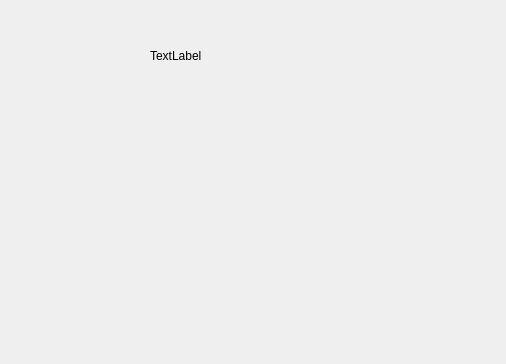
<?xml version="1.0" encoding="UTF-8"?>
<ui version="4.0">
 <class>Connection</class>
 <widget class="QDialog" name="Connection">
  <property name="geometry">
   <rect>
    <x>0</x>
    <y>0</y>
    <width>506</width>
    <height>364</height>
   </rect>
  </property>
  <property name="windowTitle">
   <string>Dialog</string>
  </property>
  <widget class="QLabel" name="label">
   <property name="geometry">
    <rect>
     <x>150</x>
     <y>30</y>
     <width>161</width>
     <height>51</height>
    </rect>
   </property>
   <property name="text">
    <string>TextLabel</string>
   </property>
  </widget>
 </widget>
 <resources/>
 <connections/>
</ui>
